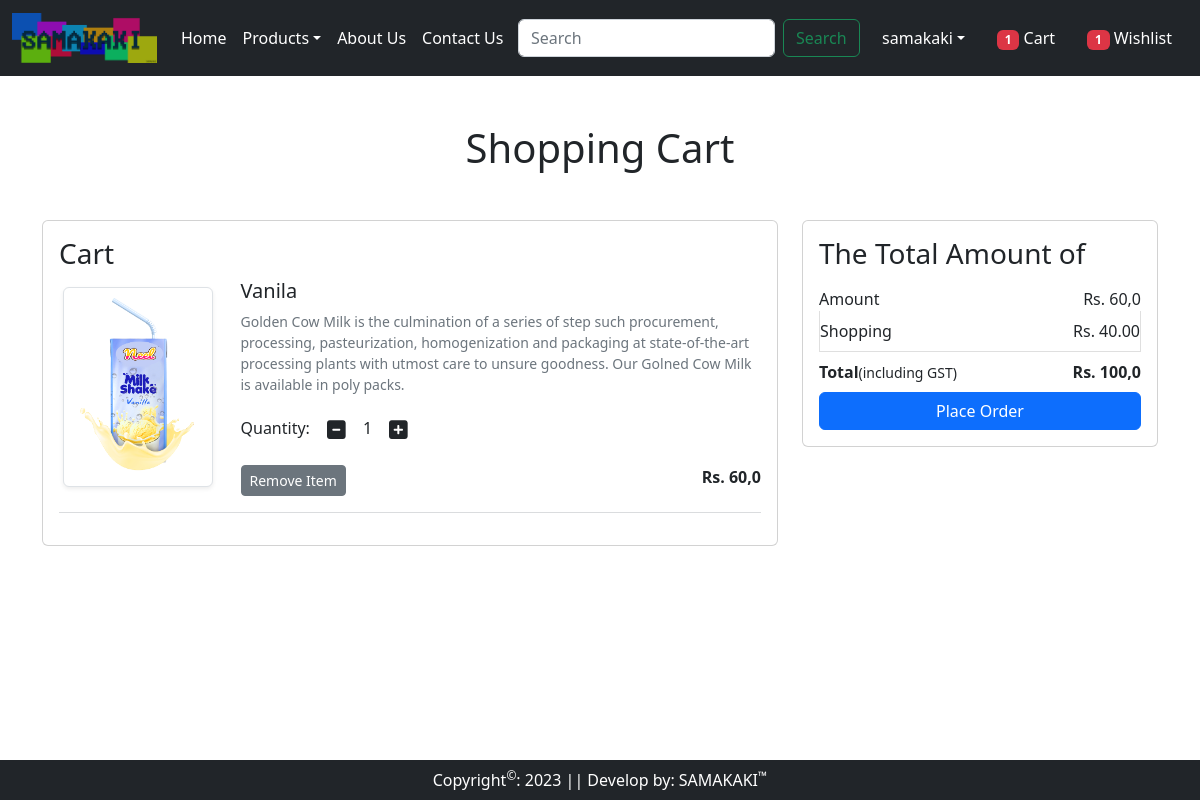
The app's page /cart/ (signed in) with its own data.
### shop/models.py (models this page shows, shortened)
class Cart(models.Model):
    user = models.ForeignKey(User, on_delete=models.CASCADE)
    product = models.ForeignKey(Product, on_delete=models.CASCADE)
    quantity = models.PositiveIntegerField(default=1)

class Product(models.Model):
    title = models.CharField(max_length=100)
    selling_price = models.FloatField()
    discounted_price = models.FloatField()
    description = models.TextField()
    composition = models.TextField(default='')
    prodapp = models.TextField(default='')
    category = models.CharField(choices=CATEGORY_CHOICES, max_length=2)
    product_image = models.ImageField(upload_to='product/%Y/%m/%d/')

### shop/views.py (the view)
# urls.py: path('cart/', show_cart, name='show_cart'),
@login_required
def show_cart(request):
    user = request.user
    cart = Cart.objects.filter(user=user)
    amount = 0
    for item in cart:
        value = item.quantity * item.product.discounted_price
        amount += value
    totalamount = amount + 40
    totalitem = total_items_in_cart(request)
    totalwishitem = total_items_in_wishlist(request)
    return render(request, 'shop/show_cart.html', locals())

### shop/views.py (called while the page is built)
def total_items_in_cart(request):
    totatlitem = 0
    if request.user.is_authenticated:
        totatlitem = len(Cart.objects.filter(user=request.user))
    return totatlitem

def total_items_in_wishlist(request):
    totalwishitem = 0
    if request.user.is_authenticated:
        totalwishitem = len(Wishlist.objects.filter(user=request.user))
    return totalwishitem

### shop/templates/shop/show_cart.html (shortened to what this page needs)
{% extends 'shop/base.html' %}
{% load static %}
    {% block main-content %}
        <div class="container my-5">
            <div class="row">
                {% if cart|length > 0 %}
                    <h1 class="text-center mb-5">Shopping Cart</h1>
                    <div class="col-sm-8">
                        <div class="card">
                            <div class="card-body">
                                <h3>Cart</h3>
                                {% for item in cart %}
                                    <div class="row">
                                        <div class="col-sm-3 text-center align-self-center">
                                            <img src="{{ item.product.product_image.url }}" alt="{{ item.product.title }}" class="img-fluid img-thumbnail shadow-sm" height="auto" width="150">
                                        </div>
                                        <div class="col-sm-9">
                                            <div>
                                                <h5>{{ item.product.title }}</h5>
                                                <p class="mb-2 text-muted small">{{ item.product.description }}</p>
                                                <div class="my-3">
                                                    <label for="quantity">Quantity:</label>
                                                    <a class="minus-cart btn" pid="{{ item.product.id }}"><i class="fas fa-minus-square fa-lg"></i></a>
                                                    <span id="quantity">{{ item.quantity }}</span>
                                                    <a class="plus-cart btn" pid="{{ item.product.id }}"><i class="fas fa-plus-square fa-lg"></i></a>
                                                </div>
                                                <div class="d-flex justify-content-between">
                                                    <a class="remove-cart btn btn-sm btn-secondary mr-3" pid="{{ item.product.id }}">Remove Item</a>
                                                    <p class="mb-0"><span><strong>Rs. {{ item.product.discounted_price }}</strong></span></p>
                                                </div>
                                            </div>
                                        </div>
                                    </div>
                                    <hr class="text-muted">
                                {% endfor %}
                            </div>
                        </div>
                    </div>
                    <div class="col-sm-4">
                        <div class="card">
                            <div class="card-body">
                                <h3>The Total Amount of</h3>
                                <ul class="list-group">
                                    <li class="list-group-item d-flex justify-content-between align-items-center border-0 px-0 pb-0">Amount <span id="amount">Rs. {{ amount }}</span></li>
                                    <li class="list-group-item d-flex justify-content-between align-items-center px-0">Shopping <span>Rs. 40.00</span></li>
                                    <li class="list-group-item d-flex justify-content-between align-items-center border-0 px-0 mb-0">
                                        <div>
                                            <strong>Total</strong><small>(including GST)</small>
                                        </div>
                                        <span id="totalamount"><strong>Rs. {{ totalamount }}</strong></span>
                                    </li>
                                </ul>
                                <div class="d-grid">
                                    <a href="{% url 'checkout' %}" class="btn btn-primary">Place Order</a>
                                </div>
                            </div>
                        </div>
                    </div>
                {% else %}
                    <h1 class="text-center mt-5 text-danger">Cart is Empty</h1>
                {% endif %}
            </div>
        </div>
    {% endblock %}

### shop/templates/shop/base.html (shortened to what this page needs)
<!DOCTYPE html>
{% load static %}
<html lang="pl">
<head>
    <link rel="stylesheet" href="https://cdn.jsdelivr.net/npm/bootstrap@5.2.3/dist/css/bootstrap.min.css">
    <link rel="stylesheet" href="{% static 'shop/css/owl.carousel.min.css' %}">
    <link rel="stylesheet" href="{% static 'shop/css/all.min.css' %}">
    <link rel="stylesheet" href="{% static 'shop/css/style.css' %}">
</head>
<body>
    <nav class="navbar navbar-expand-lg navbar-dark bg-dark">
        <div class="container-fluid">
            <a class="navbar-brand" href="{% url 'home' %}">
                <img src="{% static 'shop/images/logo.png' %}" alt="SAMAKAKI - logo" width="auto" height="50">
            </a>
            <div class="collapse navbar-collapse" id="navbarSupportedContent">
                <ul class="navbar-nav me-auto mb-2 mb-lg-0">
                    <li class="nav-item">
                        <a class="nav-link active" aria-current="page" href="{% url 'home' %}">Home</a>
                    </li>
                    {% if request.user.is_authenticated %}
                        <li class="nav-item dropdown">
                            <a class="nav-link dropdown-toggle text-white" href="#" role="button" data-bs-toggle="dropdown" aria-expanded="false">Products</a>
                        </li>
                    {% endif %}
                    <li class="nav-item">
                        <a class="nav-link text-white" href="{% url 'about' %}">About Us</a>
                    </li>
                    <li class="nav-item">
                        <a class="nav-link text-white" href="{% url 'contact' %}">Contact Us</a>
                    </li>
                </ul>
                {% if request.user.is_authenticated %}
                    <form class="d-flex" role="search" action="{% url 'search' %}">
                        <input class="form-control me-2" type="search" placeholder="Search" name="search" aria-label="Search">
                        <button class="btn btn-outline-success" type="submit">Search</button>
                    </form>
                {% endif %}
                <ul class="navbar-nav ms-auto mb-2 mb-lg-0">
                    {% if request.user.is_authenticated %}
                        <li class="nav-item dropdown mx-2">
                            <a href="#" class="nav-link dropdown-toggle text-white" id="profileDropdown" role="button" data-bs-toggle="dropdown" aria-expanded="false">{{ request.user.username }}</a>
                        </li>
                        <li class="nav-item mx-2">
                            <a href="{% url 'show_cart' %}" class="nav-link text-white"><span class="badge bg-danger">{% if totalitem > 0 %}{{ totalitem }}{% endif %}</span> Cart</a>
                        </li>
                        <li class="nav-item mx-2">
                            <a href="{% url 'show_wishlist' %}" class="nav-link text-white"><span class="badge bg-danger">{% if totalwishitem > 0 %}{{ totalwishitem }}{% endif %}</span> Wishlist</a>
                        </li>
                    {% endif %}
                </ul>
            </div>
        </div>
    </nav>
    {% block main-content %}{% endblock %}
    <footer class="container-fluid bg-dark text-center p-2 mt-5 text-white fixed-bottom">
        Copyright<sup>&copy;</sup>: 2023 || Develop by: SAMAKAKI<sup>&trade;</sup>
    </footer>
</body>
</html>

### records on screen
Cart: product.product_image (picture), product "Vanila", product.description "Golden Cow Milk is the culmination of a series of step such procurement, processing, pasteurization, homogenization and packaging at state-of-the-art processing plants with utmost care to unsure goodness. Our Golned Cow Milk is available in poly packs.", quantity "1", product.discounted_price "60,0"

### other values on screen
{{ request.user.username }} "samakaki"
{{ totalitem }} "1"
{{ totalwishitem }} "1"
{{ amount }} "60,0"
{{ totalamount }} "100,0"
